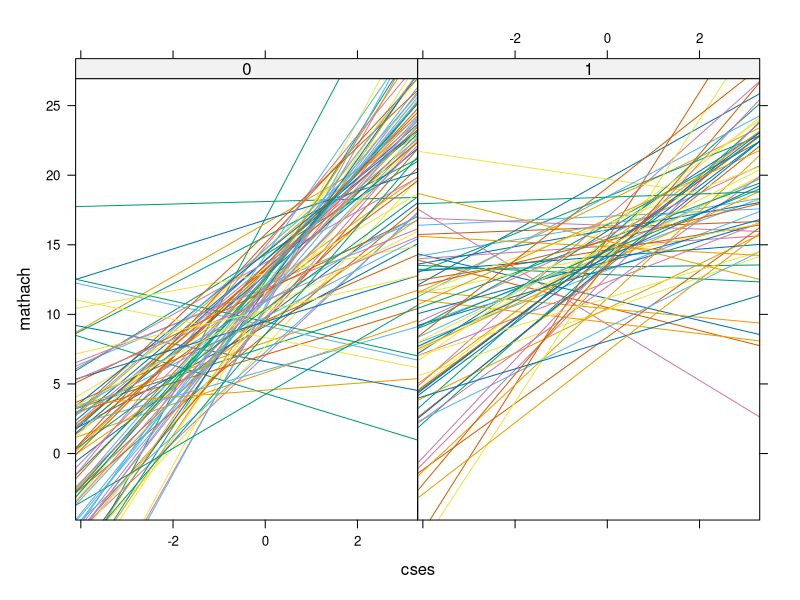
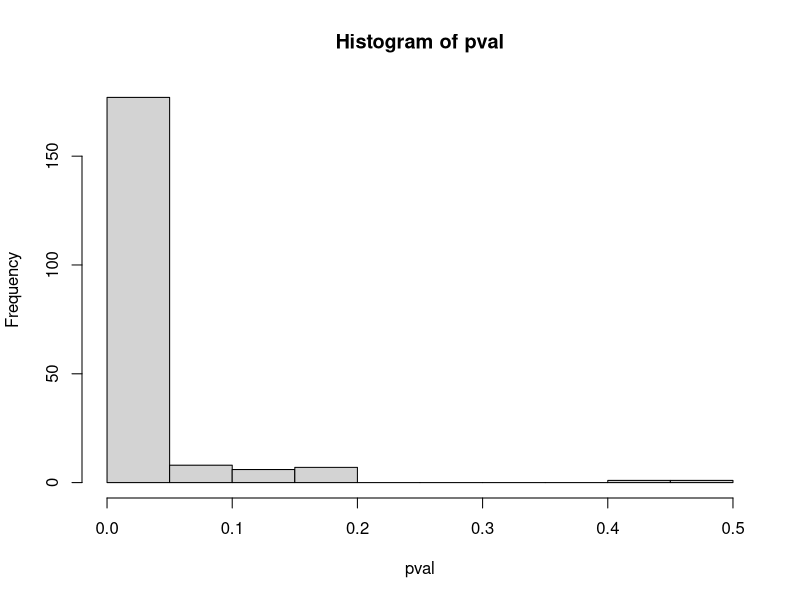

These charts were generated, in order, by the following R code:
# powersimulation_modelmatrices.R
#
# content: (1) HSB data
#          (2) Data simulation
#          (3) Power simulation
#
# last mod: Jul/26/2021

library(lme4)
library(lattice)

#--------------- (1) HSB data ---------------

dat <- read.table("hsbdataset.txt", header=TRUE)

# Look at standard deviations
sd(dat$ses)
sd(dat$cses)
table(dat$sector) / nrow(dat)

lme1 <- lmer(mathach ~ cses*meanses + cses*sector + 
            (cses | school), dat)
summary(lme1)

xyplot(mathach ~ cses | as.factor(sector), dat, 
       groups=school, type="r")

#--------------- (2) Data simulation ---------------

nschool <- 150
nstudent <- 40
simdat <- data.frame( 
                  id = seq_len(nstudent),
                  school = seq_len(nschool),
                  sector = rep(0:1, each=nschool/2),
                  ses = rnorm(nschool*nstudent, 0, .8)
)

# Mean centering ses
simdat$meanses <- ave(simdat$ses, simdat$school)
simdat$cses <- simdat$ses - simdat$meanses

#--------------- (3) Power simulation ---------------

se  <- 6.5
sp  <- 1.6
spw <- 0.3
cov <- 0.4*sp*spw

sig <- matrix(c(sp^2, cov,
                cov, spw^2), 2, 2)

y01 <- mvtnorm::rmvnorm(nschool, mean=c(0, 0), sigma=sig)

# Random effects
theta <- c(y0 = y01[,1],
           y1 = y01[,2])

# Fixed effects
beta <- c("(Intercept)"=12, cses=2.5, meanses=5,
         sector=1, "cses:meanses"=0.7, 
         "cses:sector"=-0.7)

simdat$school <- factor(simdat$school)

X <- model.matrix( ~ cses*meanses + cses*sector, simdat)
Z <- model.matrix( ~ 0 + school + school:cses, simdat, 
                  contrasts.arg=list(school=contrasts(simdat$school,
                                                        contrasts=FALSE)))


pval <- replicate(200, {
  y01 <- mvtnorm::rmvnorm(nschool, mean=c(0, 0), sigma=sig)
  theta <- c(y0 = y01[,1], y1 = y01[,2])
  mathach <- X %*% beta + Z %*% theta + rnorm(nschool*nstudent, sd=se)
  m1 <- lmer(mathach ~ meanses + cses + sector
             + (cses | school), simdat, REML=FALSE)
  m2 <- lmer(mathach ~ cses*meanses + cses*sector
             + (cses | school), simdat, REML=FALSE)
  anova(m1, m2)$"Pr(>Chisq)"[2]
})

mean(pval < 0.05)
hist(pval)

